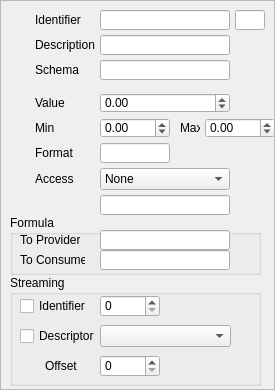
<?xml version="1.0" encoding="UTF-8"?>
<ui version="4.0">
 <class>RealView</class>
 <widget class="QFrame" name="RealView">
  <property name="geometry">
   <rect>
    <x>0</x>
    <y>0</y>
    <width>275</width>
    <height>390</height>
   </rect>
  </property>
  <property name="sizePolicy">
   <sizepolicy hsizetype="Fixed" vsizetype="Fixed">
    <horstretch>0</horstretch>
    <verstretch>0</verstretch>
   </sizepolicy>
  </property>
  <property name="windowTitle">
   <string>Frame</string>
  </property>
  <property name="frameShape">
   <enum>QFrame::StyledPanel</enum>
  </property>
  <property name="frameShadow">
   <enum>QFrame::Raised</enum>
  </property>
  <widget class="QLabel" name="label_6">
   <property name="geometry">
    <rect>
     <x>35</x>
     <y>93</y>
     <width>60</width>
     <height>20</height>
    </rect>
   </property>
   <property name="text">
    <string>Value</string>
   </property>
  </widget>
  <widget class="QLineEdit" name="numberText">
   <property name="geometry">
    <rect>
     <x>235</x>
     <y>10</y>
     <width>30</width>
     <height>20</height>
    </rect>
   </property>
   <property name="readOnly">
    <bool>true</bool>
   </property>
  </widget>
  <widget class="QLineEdit" name="descriptionText">
   <property name="geometry">
    <rect>
     <x>100</x>
     <y>35</y>
     <width>130</width>
     <height>20</height>
    </rect>
   </property>
   <property name="readOnly">
    <bool>false</bool>
   </property>
  </widget>
  <widget class="QLabel" name="label">
   <property name="geometry">
    <rect>
     <x>35</x>
     <y>10</y>
     <width>60</width>
     <height>20</height>
    </rect>
   </property>
   <property name="text">
    <string>Identifier</string>
   </property>
  </widget>
  <widget class="QLabel" name="label_2">
   <property name="geometry">
    <rect>
     <x>35</x>
     <y>35</y>
     <width>60</width>
     <height>20</height>
    </rect>
   </property>
   <property name="text">
    <string>Description</string>
   </property>
  </widget>
  <widget class="QDoubleSpinBox" name="valueBox">
   <property name="geometry">
    <rect>
     <x>100</x>
     <y>93</y>
     <width>130</width>
     <height>20</height>
    </rect>
   </property>
   <property name="minimum">
    <double>-10000.000000000000000</double>
   </property>
   <property name="maximum">
    <double>10000.000000000000000</double>
   </property>
  </widget>
  <widget class="QLineEdit" name="identifierText">
   <property name="geometry">
    <rect>
     <x>100</x>
     <y>10</y>
     <width>130</width>
     <height>20</height>
    </rect>
   </property>
   <property name="readOnly">
    <bool>true</bool>
   </property>
  </widget>
  <widget class="QLabel" name="label_7">
   <property name="geometry">
    <rect>
     <x>35</x>
     <y>143</y>
     <width>60</width>
     <height>20</height>
    </rect>
   </property>
   <property name="text">
    <string>Format</string>
   </property>
  </widget>
  <widget class="QDoubleSpinBox" name="minBox">
   <property name="geometry">
    <rect>
     <x>100</x>
     <y>118</y>
     <width>70</width>
     <height>20</height>
    </rect>
   </property>
   <property name="minimum">
    <double>-10000.000000000000000</double>
   </property>
   <property name="maximum">
    <double>10000.000000000000000</double>
   </property>
  </widget>
  <widget class="QLineEdit" name="formatText">
   <property name="geometry">
    <rect>
     <x>100</x>
     <y>143</y>
     <width>70</width>
     <height>20</height>
    </rect>
   </property>
   <property name="readOnly">
    <bool>false</bool>
   </property>
  </widget>
  <widget class="QLabel" name="label_4">
   <property name="geometry">
    <rect>
     <x>35</x>
     <y>118</y>
     <width>60</width>
     <height>20</height>
    </rect>
   </property>
   <property name="text">
    <string>Min</string>
   </property>
  </widget>
  <widget class="QDoubleSpinBox" name="maxBox">
   <property name="geometry">
    <rect>
     <x>205</x>
     <y>118</y>
     <width>70</width>
     <height>20</height>
    </rect>
   </property>
   <property name="buttonSymbols">
    <enum>QAbstractSpinBox::UpDownArrows</enum>
   </property>
   <property name="minimum">
    <double>-10000.000000000000000</double>
   </property>
   <property name="maximum">
    <double>10000.000000000000000</double>
   </property>
  </widget>
  <widget class="QLabel" name="label_5">
   <property name="geometry">
    <rect>
     <x>180</x>
     <y>118</y>
     <width>20</width>
     <height>20</height>
    </rect>
   </property>
   <property name="text">
    <string>Max</string>
   </property>
  </widget>
  <widget class="QLabel" name="label_3">
   <property name="geometry">
    <rect>
     <x>10</x>
     <y>10</y>
     <width>16</width>
     <height>16</height>
    </rect>
   </property>
   <property name="text">
    <string/>
   </property>
   <property name="pixmap">
    <pixmap resource="TinyEmberPlus.qrc">:/image/resources/ui-tooltip--exclamation.png</pixmap>
   </property>
  </widget>
  <widget class="QLabel" name="label_8">
   <property name="geometry">
    <rect>
     <x>10</x>
     <y>35</y>
     <width>16</width>
     <height>16</height>
    </rect>
   </property>
   <property name="text">
    <string/>
   </property>
   <property name="pixmap">
    <pixmap resource="TinyEmberPlus.qrc">:/image/resources/ui-tooltip-balloon-bottom.png</pixmap>
   </property>
  </widget>
  <widget class="QLabel" name="label_9">
   <property name="geometry">
    <rect>
     <x>10</x>
     <y>93</y>
     <width>16</width>
     <height>16</height>
    </rect>
   </property>
   <property name="text">
    <string/>
   </property>
   <property name="pixmap">
    <pixmap resource="TinyEmberPlus.qrc">:/image/resources/ui-text-field-format.png</pixmap>
   </property>
  </widget>
  <widget class="QLabel" name="label_10">
   <property name="geometry">
    <rect>
     <x>10</x>
     <y>118</y>
     <width>16</width>
     <height>20</height>
    </rect>
   </property>
   <property name="text">
    <string/>
   </property>
   <property name="pixmap">
    <pixmap resource="TinyEmberPlus.qrc">:/image/resources/ui-ruler.png</pixmap>
   </property>
  </widget>
  <widget class="QLabel" name="label_11">
   <property name="geometry">
    <rect>
     <x>10</x>
     <y>143</y>
     <width>16</width>
     <height>20</height>
    </rect>
   </property>
   <property name="text">
    <string/>
   </property>
   <property name="pixmap">
    <pixmap resource="TinyEmberPlus.qrc">:/image/resources/ui-tooltip--pencil.png</pixmap>
   </property>
  </widget>
  <widget class="QLabel" name="label_12">
   <property name="geometry">
    <rect>
     <x>10</x>
     <y>168</y>
     <width>16</width>
     <height>20</height>
    </rect>
   </property>
   <property name="text">
    <string/>
   </property>
   <property name="pixmap">
    <pixmap resource="TinyEmberPlus.qrc">:/image/resources/lock--pencil.png</pixmap>
   </property>
  </widget>
  <widget class="QLabel" name="label_13">
   <property name="geometry">
    <rect>
     <x>35</x>
     <y>168</y>
     <width>60</width>
     <height>22</height>
    </rect>
   </property>
   <property name="text">
    <string>Access</string>
   </property>
  </widget>
  <widget class="QComboBox" name="accessBox">
   <property name="geometry">
    <rect>
     <x>100</x>
     <y>168</y>
     <width>130</width>
     <height>22</height>
    </rect>
   </property>
   <item>
    <property name="text">
     <string>None</string>
    </property>
    <property name="icon">
     <iconset resource="TinyEmberPlus.qrc">
      <normaloff>:/image/resources/lock.png</normaloff>:/image/resources/lock.png</iconset>
    </property>
   </item>
   <item>
    <property name="text">
     <string>Read</string>
    </property>
    <property name="icon">
     <iconset resource="TinyEmberPlus.qrc">
      <normaloff>:/image/resources/lock--arrow.png</normaloff>:/image/resources/lock--arrow.png</iconset>
    </property>
   </item>
   <item>
    <property name="text">
     <string>Write</string>
    </property>
    <property name="icon">
     <iconset resource="TinyEmberPlus.qrc">
      <normaloff>:/image/resources/lock--pencil.png</normaloff>:/image/resources/lock--pencil.png</iconset>
    </property>
   </item>
   <item>
    <property name="text">
     <string>Read | Write</string>
    </property>
    <property name="icon">
     <iconset resource="TinyEmberPlus.qrc">
      <normaloff>:/image/resources/lock-unlock.png</normaloff>:/image/resources/lock-unlock.png</iconset>
    </property>
   </item>
  </widget>
  <widget class="QGroupBox" name="streamingGroupBox">
   <property name="geometry">
    <rect>
     <x>10</x>
     <y>275</y>
     <width>251</width>
     <height>111</height>
    </rect>
   </property>
   <property name="title">
    <string>Streaming</string>
   </property>
   <widget class="QCheckBox" name="checkUseStreamIdentifier">
    <property name="geometry">
     <rect>
      <x>10</x>
      <y>20</y>
      <width>80</width>
      <height>22</height>
     </rect>
    </property>
    <property name="text">
     <string>Identifier</string>
    </property>
   </widget>
   <widget class="QSpinBox" name="streamIdentifierBox">
    <property name="geometry">
     <rect>
      <x>90</x>
      <y>20</y>
      <width>60</width>
      <height>22</height>
     </rect>
    </property>
   </widget>
   <widget class="QComboBox" name="streamFormatBox">
    <property name="geometry">
     <rect>
      <x>90</x>
      <y>50</y>
      <width>131</width>
      <height>22</height>
     </rect>
    </property>
   </widget>
   <widget class="QSpinBox" name="streamOffsetBox">
    <property name="geometry">
     <rect>
      <x>90</x>
      <y>80</y>
      <width>60</width>
      <height>22</height>
     </rect>
    </property>
   </widget>
   <widget class="QCheckBox" name="checkUseStreamDescriptor">
    <property name="geometry">
     <rect>
      <x>10</x>
      <y>50</y>
      <width>80</width>
      <height>22</height>
     </rect>
    </property>
    <property name="text">
     <string>Descriptor</string>
    </property>
   </widget>
   <widget class="QLabel" name="label_14">
    <property name="geometry">
     <rect>
      <x>35</x>
      <y>80</y>
      <width>46</width>
      <height>22</height>
     </rect>
    </property>
    <property name="text">
     <string>Offset</string>
    </property>
   </widget>
  </widget>
  <widget class="QLineEdit" name="displayValueText">
   <property name="geometry">
    <rect>
     <x>100</x>
     <y>195</y>
     <width>130</width>
     <height>20</height>
    </rect>
   </property>
   <property name="readOnly">
    <bool>true</bool>
   </property>
  </widget>
  <widget class="QGroupBox" name="groupBox">
   <property name="geometry">
    <rect>
     <x>10</x>
     <y>215</y>
     <width>251</width>
     <height>60</height>
    </rect>
   </property>
   <property name="title">
    <string>Formula</string>
   </property>
   <widget class="QLineEdit" name="toConsumerTermText">
    <property name="geometry">
     <rect>
      <x>90</x>
      <y>35</y>
      <width>130</width>
      <height>20</height>
     </rect>
    </property>
    <property name="readOnly">
     <bool>false</bool>
    </property>
   </widget>
   <widget class="QLabel" name="label_16">
    <property name="geometry">
     <rect>
      <x>10</x>
      <y>35</y>
      <width>65</width>
      <height>20</height>
     </rect>
    </property>
    <property name="toolTip">
     <string>Transforms a device value into a display value</string>
    </property>
    <property name="text">
     <string>To Consumer</string>
    </property>
   </widget>
   <widget class="QLabel" name="label_15">
    <property name="geometry">
     <rect>
      <x>10</x>
      <y>15</y>
      <width>60</width>
      <height>20</height>
     </rect>
    </property>
    <property name="toolTip">
     <string>Transforms a dispaly value into a device value</string>
    </property>
    <property name="text">
     <string>To Provider</string>
    </property>
   </widget>
   <widget class="QLineEdit" name="toProviderTermText">
    <property name="geometry">
     <rect>
      <x>90</x>
      <y>15</y>
      <width>130</width>
      <height>20</height>
     </rect>
    </property>
    <property name="readOnly">
     <bool>false</bool>
    </property>
   </widget>
  </widget>
  <widget class="QLineEdit" name="schemaText">
   <property name="geometry">
    <rect>
     <x>100</x>
     <y>60</y>
     <width>130</width>
     <height>20</height>
    </rect>
   </property>
   <property name="readOnly">
    <bool>false</bool>
   </property>
  </widget>
  <widget class="QLabel" name="label_17">
   <property name="geometry">
    <rect>
     <x>35</x>
     <y>60</y>
     <width>60</width>
     <height>20</height>
    </rect>
   </property>
   <property name="text">
    <string>Schema</string>
   </property>
  </widget>
 </widget>
 <resources>
  <include location="TinyEmberPlus.qrc"/>
 </resources>
 <connections>
  <connection>
   <sender>valueBox</sender>
   <signal>editingFinished()</signal>
   <receiver>RealView</receiver>
   <slot>updateValue()</slot>
   <hints>
    <hint type="sourcelabel">
     <x>136</x>
     <y>70</y>
    </hint>
    <hint type="destinationlabel">
     <x>124</x>
     <y>74</y>
    </hint>
   </hints>
  </connection>
  <connection>
   <sender>minBox</sender>
   <signal>editingFinished()</signal>
   <receiver>RealView</receiver>
   <slot>updateMin()</slot>
   <hints>
    <hint type="sourcelabel">
     <x>104</x>
     <y>109</y>
    </hint>
    <hint type="destinationlabel">
     <x>124</x>
     <y>74</y>
    </hint>
   </hints>
  </connection>
  <connection>
   <sender>maxBox</sender>
   <signal>editingFinished()</signal>
   <receiver>RealView</receiver>
   <slot>updateMax()</slot>
   <hints>
    <hint type="sourcelabel">
     <x>209</x>
     <y>109</y>
    </hint>
    <hint type="destinationlabel">
     <x>124</x>
     <y>74</y>
    </hint>
   </hints>
  </connection>
  <connection>
   <sender>formatText</sender>
   <signal>editingFinished()</signal>
   <receiver>RealView</receiver>
   <slot>updateFormat()</slot>
   <hints>
    <hint type="sourcelabel">
     <x>104</x>
     <y>134</y>
    </hint>
    <hint type="destinationlabel">
     <x>124</x>
     <y>74</y>
    </hint>
   </hints>
  </connection>
  <connection>
   <sender>descriptionText</sender>
   <signal>editingFinished()</signal>
   <receiver>RealView</receiver>
   <slot>updateDescription()</slot>
   <hints>
    <hint type="sourcelabel">
     <x>136</x>
     <y>44</y>
    </hint>
    <hint type="destinationlabel">
     <x>124</x>
     <y>74</y>
    </hint>
   </hints>
  </connection>
  <connection>
   <sender>accessBox</sender>
   <signal>currentIndexChanged(int)</signal>
   <receiver>RealView</receiver>
   <slot>updateAccess(int)</slot>
   <hints>
    <hint type="sourcelabel">
     <x>149</x>
     <y>160</y>
    </hint>
    <hint type="destinationlabel">
     <x>137</x>
     <y>87</y>
    </hint>
   </hints>
  </connection>
  <connection>
   <sender>checkUseStreamIdentifier</sender>
   <signal>toggled(bool)</signal>
   <receiver>RealView</receiver>
   <slot>updateStreamIdentifierState(bool)</slot>
   <hints>
    <hint type="sourcelabel">
     <x>59</x>
     <y>200</y>
    </hint>
    <hint type="destinationlabel">
     <x>137</x>
     <y>149</y>
    </hint>
   </hints>
  </connection>
  <connection>
   <sender>checkUseStreamDescriptor</sender>
   <signal>toggled(bool)</signal>
   <receiver>RealView</receiver>
   <slot>updateStreamDescriptorState(bool)</slot>
   <hints>
    <hint type="sourcelabel">
     <x>59</x>
     <y>230</y>
    </hint>
    <hint type="destinationlabel">
     <x>137</x>
     <y>149</y>
    </hint>
   </hints>
  </connection>
  <connection>
   <sender>streamIdentifierBox</sender>
   <signal>editingFinished()</signal>
   <receiver>RealView</receiver>
   <slot>updateStreamIdentifier()</slot>
   <hints>
    <hint type="sourcelabel">
     <x>129</x>
     <y>200</y>
    </hint>
    <hint type="destinationlabel">
     <x>137</x>
     <y>149</y>
    </hint>
   </hints>
  </connection>
  <connection>
   <sender>streamFormatBox</sender>
   <signal>currentIndexChanged(int)</signal>
   <receiver>RealView</receiver>
   <slot>updateStreamFormat(int)</slot>
   <hints>
    <hint type="sourcelabel">
     <x>165</x>
     <y>230</y>
    </hint>
    <hint type="destinationlabel">
     <x>137</x>
     <y>149</y>
    </hint>
   </hints>
  </connection>
  <connection>
   <sender>streamOffsetBox</sender>
   <signal>editingFinished()</signal>
   <receiver>RealView</receiver>
   <slot>updateStreamOffset()</slot>
   <hints>
    <hint type="sourcelabel">
     <x>129</x>
     <y>260</y>
    </hint>
    <hint type="destinationlabel">
     <x>137</x>
     <y>149</y>
    </hint>
   </hints>
  </connection>
  <connection>
   <sender>toConsumerTermText</sender>
   <signal>editingFinished()</signal>
   <receiver>RealView</receiver>
   <slot>updateRxTerm()</slot>
   <hints>
    <hint type="sourcelabel">
     <x>164</x>
     <y>169</y>
    </hint>
    <hint type="destinationlabel">
     <x>137</x>
     <y>194</y>
    </hint>
   </hints>
  </connection>
  <connection>
   <sender>toProviderTermText</sender>
   <signal>editingFinished()</signal>
   <receiver>RealView</receiver>
   <slot>updateTxTerm()</slot>
   <hints>
    <hint type="sourcelabel">
     <x>164</x>
     <y>144</y>
    </hint>
    <hint type="destinationlabel">
     <x>137</x>
     <y>194</y>
    </hint>
   </hints>
  </connection>
  <connection>
   <sender>schemaText</sender>
   <signal>editingFinished()</signal>
   <receiver>RealView</receiver>
   <slot>updateSchema()</slot>
   <hints>
    <hint type="sourcelabel">
     <x>164</x>
     <y>69</y>
    </hint>
    <hint type="destinationlabel">
     <x>137</x>
     <y>194</y>
    </hint>
   </hints>
  </connection>
 </connections>
 <slots>
  <slot>updateDescription()</slot>
  <slot>updateValue()</slot>
  <slot>updateMax()</slot>
  <slot>updateMin()</slot>
  <slot>updateFormat()</slot>
  <slot>updateUi()</slot>
  <slot>updateAccess(int)</slot>
  <slot>updateStreamIdentifierState(bool)</slot>
  <slot>updateStreamDescriptorState(bool)</slot>
  <slot>updateStreamIdentifier()</slot>
  <slot>updateStreamFormat(int)</slot>
  <slot>updateStreamOffset()</slot>
  <slot>updateTxTerm()</slot>
  <slot>updateRxTerm()</slot>
  <slot>updateSchema()</slot>
 </slots>
</ui>
